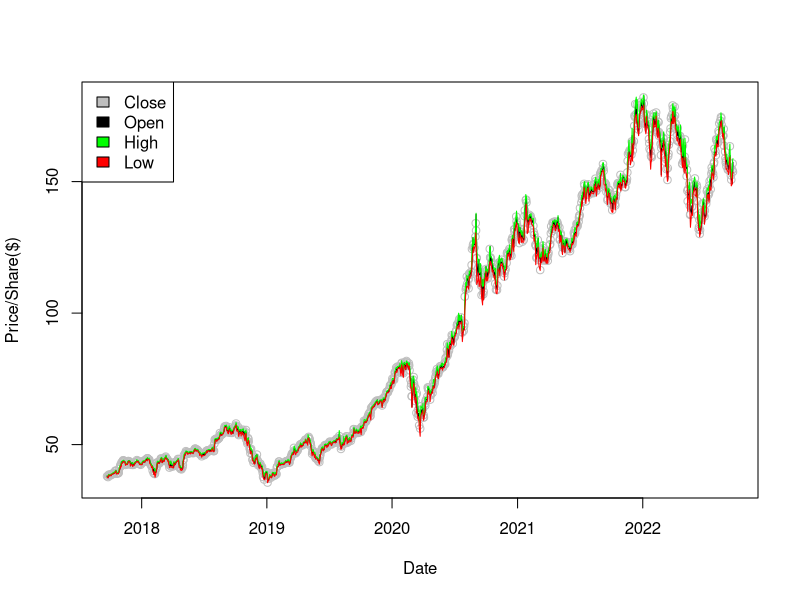
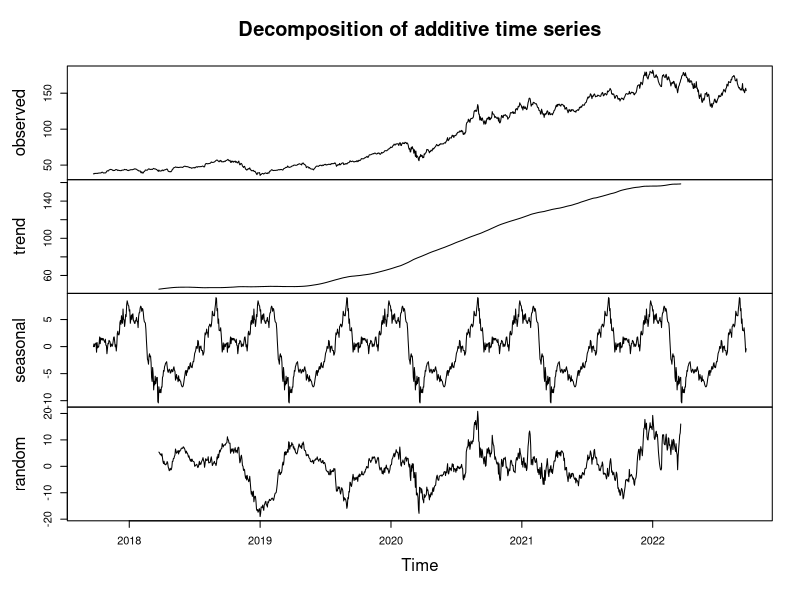
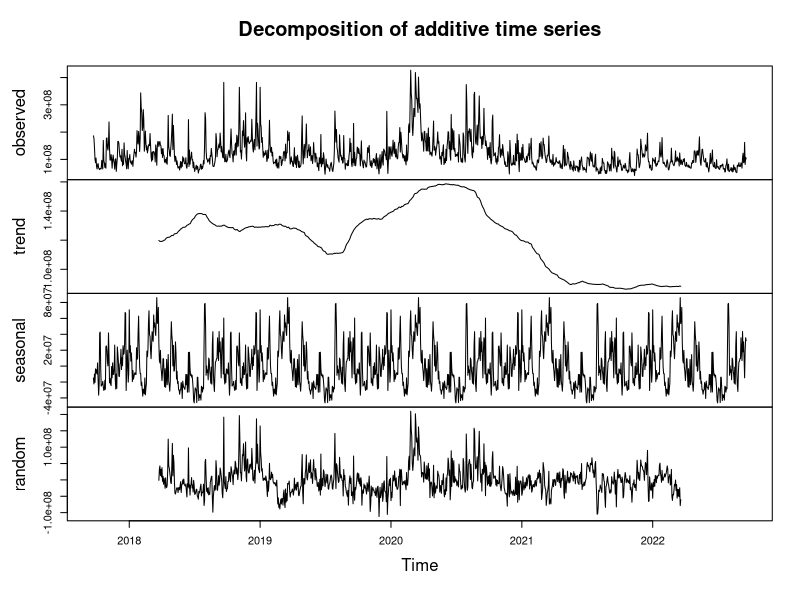
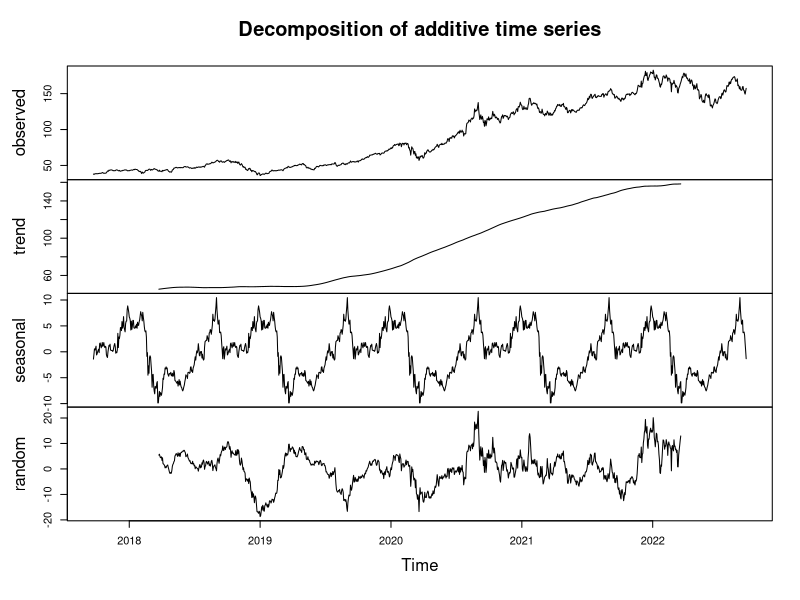
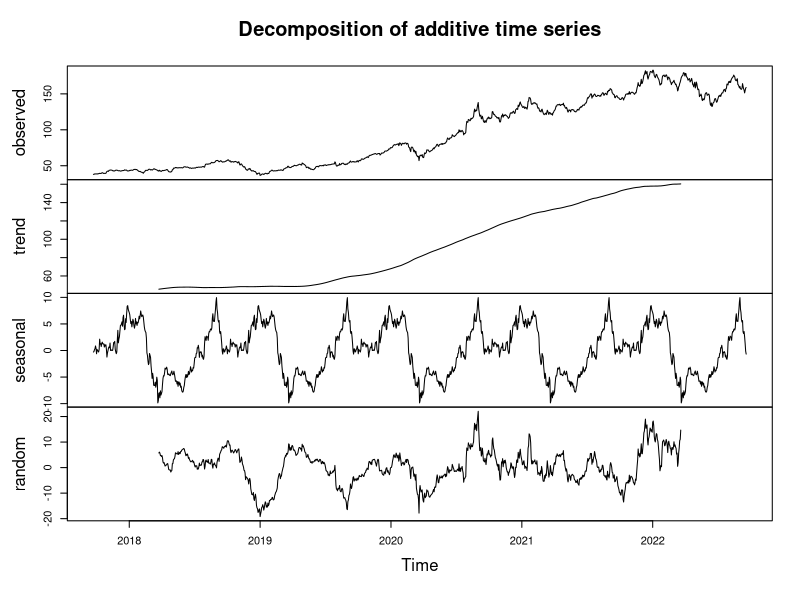
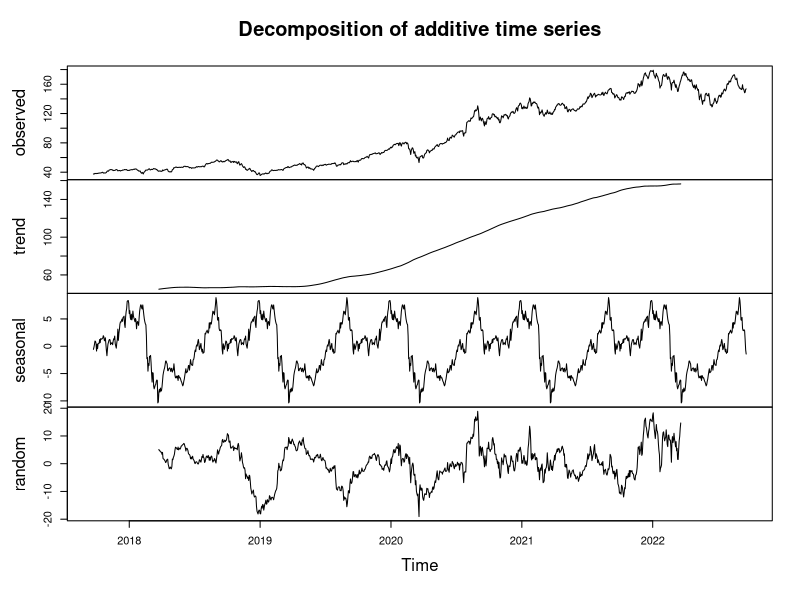
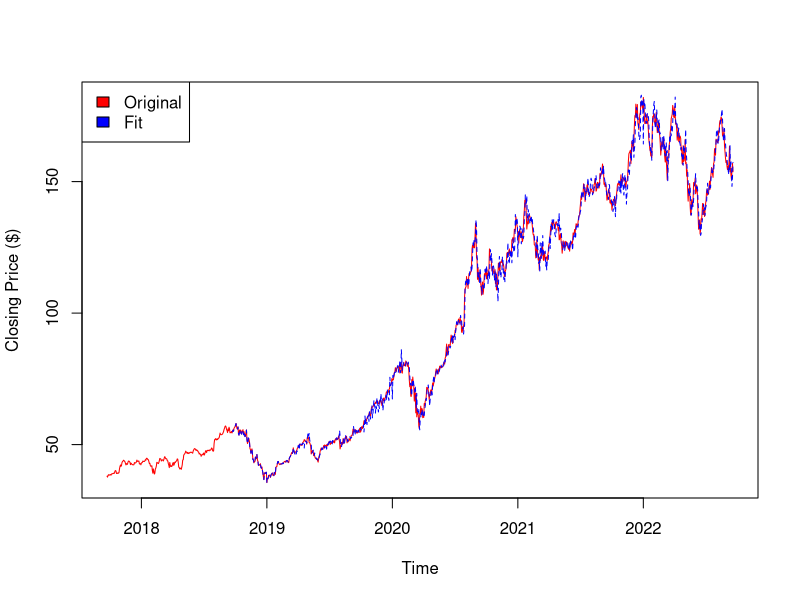
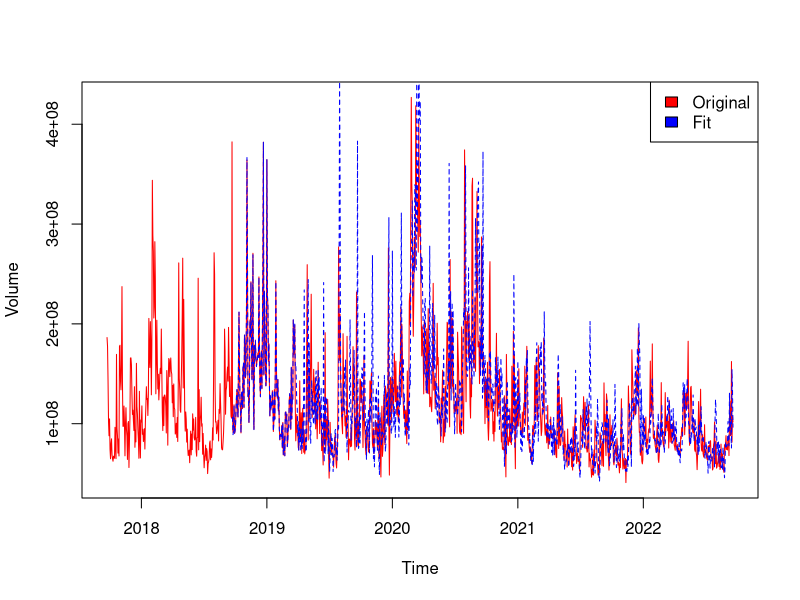

Recreate these plots in R, in order.
## ---- chunk 1
#Importing packages dplyr and tidyr to assist data manipulation
library(dplyr)
library(tidyr)
library(zoo)

#Importing apple stock market values
apple <- read.csv('HistoricalData_1663834817479.csv')
apple <- as.data.frame(apple)
## ---- chunk 2
head(apple)
## ---- chunk 3
summary(apple)
## ---- chunk 4
apple <- lapply(apple, sub, pattern = '\\$', replacement = '')
apple <- as.data.frame(apple)
apple$Date <- as.Date(apple$Date, "%m/%d/%Y")
apple$Date <- as.Date(apple$Date, "%Y-%m-%d")
head(apple)
## ---- chunk 5
plot(apple$Date, apple$Close.Last,col = 'grey', xlab = 'Date', ylab = 'Price/Share($)')
lines(apple$Date, apple$Open, col = 'black')
lines(apple$Date, apple$High, col = 'green')
lines(apple$Date, apple$Low, col = 'red')
legend(x = 'topleft', y=150, legend = c('Close', 'Open', 'High', 'Low'), fill = c('grey', 'black', 'green', 'red'))
## ---- chunk 6
#Number of trading days in a year
Trading_Days <- 252

#Convert columns from type char to numeric
for(i in 2:length(names(apple))){
  apple[, i] <- as.numeric(apple[, i])
}

#Order data set by date
apple_ordered <- zoo(apple[,-1], order.by = apple[,1])
head(apple_ordered)

#Converting DF to time series data and starting on 184/252 trading day in 2017 
apple_ts <- ts(apple_ordered, frequency = Trading_Days, start = c(2017, 184))

components_apple_close <- decompose(apple_ts[, 1])
components_apple_volume <- decompose(apple_ts[, 2])
components_apple_open <- decompose(apple_ts[, 3])
components_apple_high <- decompose(apple_ts[, 4])
components_apple_low <- decompose(apple_ts[, 5])
## ---- chunk 7
plot(components_apple_close)
## ---- chunk 8
plot(components_apple_volume)
## ---- chunk 9
plot(components_apple_open)
## ---- chunk 10
plot(components_apple_high)
## ---- chunk 11
plot(components_apple_low)
## ---- chunk 12
#Applying HoltWinters function for exponential smoothing
apple_close_smoothed <- HoltWinters(apple_ts[,1], seasonal = 'multiplicative')
apple_volume_smoothed <- HoltWinters(apple_ts[,2], seasonal = 'multiplicative')
apple_open_smoothed <- HoltWinters(apple_ts[,3], seasonal = 'multiplicative')
apple_high_smoothed <- HoltWinters(apple_ts[,4], seasonal = 'multiplicative')
apple_low_smoothed <- HoltWinters(apple_ts[,5], seasonal = 'multiplicative')
## ---- chunk 13
#Visually evaluate the fits
plot(apple_ts[,1], ylab = 'Closing Price ($)', col = 'red')
lines(apple_close_smoothed$fitted[,1], lty = 2, col = 'blue')
legend(x = 'topleft', y=150, legend = c('Original', 'Fit'), fill = c('red', 'blue'))
## ---- chunk 14
#Visually evaluate the fits
plot(apple_ts[,2], ylab = 'Volume', col = 'red')
lines(apple_volume_smoothed$fitted[,1], lty = 2, col = 'blue')
legend(x = 'topright', legend = c('Original', 'Fit'), fill = c('red', 'blue'))
## ---- chunk 15
#Visually evaluate the fits
plot(apple_ts[,3], ylab = 'Open Price ($)', col = 'red')
lines(apple_open_smoothed$fitted[,1], lty = 2, col = 'blue')
legend(x = 'topleft', y=150, legend = c('Original', 'Fit'), fill = c('red', 'blue'))
## ---- chunk 16
#Visually evaluate the fits
plot(apple_ts[,4], ylab = 'High Price ($)', col = 'red')
lines(apple_high_smoothed$fitted[,1], lty = 2, col = 'blue')
legend(x = 'topleft', y=150, legend = c('Original', 'Fit'), fill = c('red', 'blue'))
## ---- chunk 17
#Visually evaluate the fits
plot(apple_ts[,5], ylab = 'Low Price ($)', col = 'red')
lines(apple_low_smoothed$fitted[,1], lty = 2, col = 'blue')
legend(x = 'topleft', y=150, legend = c('Original', 'Fit'), fill = c('red', 'blue'))
## ---- chunk 18
#Forecasting next 252 trading days
apple_close_forecast <- predict(apple_close_smoothed, 252, prediction.interval = TRUE, level=0.95)
apple_volume_forecast <- predict(apple_volume_smoothed, 252, prediction.interval = TRUE, level=0.95)
apple_open_forecast <- predict(apple_open_smoothed, 252, prediction.interval = TRUE, level=0.95)
apple_high_forecast <- predict(apple_high_smoothed, 252, prediction.interval = TRUE, level=0.95)
apple_low_forecast <- predict(apple_low_smoothed, 252, prediction.interval = TRUE, level=0.95)
## ---- chunk 19
#Visually evaluate the prediction
plot(apple_ts[,1], ylab="Close Price ($)", xlim = c(2019, 2024))
lines(apple_close_smoothed$fitted[,1], lty=2, col="blue")
lines(apple_close_forecast[,1], col="red")
lines(apple_close_forecast[,2], lty=2, col="orange")
lines(apple_close_forecast[,3], lty=2, col="orange")
## ---- chunk 20
#Visually evaluate the prediction
plot(apple_ts[,2], ylab="Trade Volume", xlim = c(2019, 2024))
lines(apple_volume_smoothed$fitted[,1], lty=2, col="blue")
lines(apple_volume_forecast[,1], col="red")
lines(apple_volume_forecast[,2], lty=2, col="orange")
lines(apple_volume_forecast[,3], lty=2, col="orange")
## ---- chunk 21
#Visually evaluate the prediction
plot(apple_ts[,3], ylab="Open Price ($)", xlim = c(2019, 2024))
lines(apple_open_smoothed$fitted[,1], lty=2, col="blue")
lines(apple_open_forecast[,1], col="red")
lines(apple_open_forecast[,2], lty=2, col="orange")
lines(apple_open_forecast[,3], lty=2, col="orange")
## ---- chunk 22
#Visually evaluate the prediction
plot(apple_ts[,4], ylab="High Price ($)", xlim = c(2019, 2024))
lines(apple_high_smoothed$fitted[,1], lty=2, col="blue")
lines(apple_high_forecast[,1], col="red")
lines(apple_high_forecast[,2], lty=2, col="orange")
lines(apple_high_forecast[,3], lty=2, col="orange")
## ---- chunk 23
#Visually evaluate the prediction
plot(apple_ts[,5], ylab="Low Price ($)", xlim = c(2019, 2024))
lines(apple_low_smoothed$fitted[,1], lty=2, col="blue")
lines(apple_low_forecast[,1], col="red")
lines(apple_low_forecast[,2], lty=2, col="orange")
lines(apple_low_forecast[,3], lty=2, col="orange")
## ---- chunk 24
#Determining lowest share prices for Close, Open, High, and Low in forecasts
low_buys <- c()
low_buys[1] <- min(apple_close_forecast[,1])
low_buys[2] <- min(apple_open_forecast[,1])
low_buys[3] <- min(apple_high_forecast[,1])
low_buys[4] <- min(apple_low_forecast[,1])
mean(low_buys)
